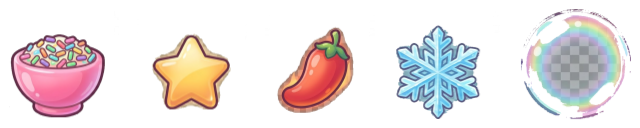
#> input picture scripts/_prev_attack.png, 640 x 128 px, given in place of combat_readability_atlas.png, which was not available
$ python pack-combat-readability.py
#> lines starting #> are read from the running program, lines starting #| are printed output that depends on the picture; after the words box and inside, x2 and y2 are one past the last pixel; in counts of white or black regions, pixels touching at a corner belong together; pictures that were not available may be replaced by others from this repository, and a replacement may not be noted
"""Mechanical crop/resize of retained ImageGen sprites; never paints source art."""
from pathlib import Path
import os,json,hashlib
import numpy as np
from PIL import Image,ImageDraw,ImageFont
ROOT=Path(__file__).resolve().parents[1];P=ROOT/'assets/incoming/combat_readability';OUT=ROOT/'assets/art/combat_readability';OUT.mkdir(parents=True,exist_ok=True)
R=Image.Resampling.LANCZOS
def save(im,p,fmt=None,**kw):
    tmp=p.with_suffix(p.suffix+'.tmp')
    with open(tmp,'wb') as f:im.save(f,format=fmt or 'PNG',**kw);f.flush();os.fsync(f.fileno())
    os.replace(tmp,p);Image.open(p).load()
atlas=Image.open(P/'originals/combat_readability_atlas.png').convert('RGBA');W,H=atlas.size;cw,ch=W//3,H//2
#> further down, atlas is the input picture: PIL image 640x128 RGBA; mean R, G, B, A 63.9, 55.2, 55.6, 80.4
#> after `W, H = atlas.size`: W = 640; H = 128
#> after `cw, ch = (W // 3, H // 2)`: cw = 213; ch = 64
jobs=[('cr_player_ring',128,64),('cr_warning_rim',256,256),('cr_elite_crest',64,64),('cr_crit_spark',64,64),('cr_windup',64,64),('cr_loot_glint',64,64)]
manifest=[];review=[]
for i,(key,w,h) in enumerate(jobs+[('cr_foe_bolt',128,128)]):
    raw=atlas.crop((i%3*cw,i//3*ch,i%3*cw+cw,i//3*ch+ch)) if i<6 else Image.open(P/'originals/combat_foe_bolt.png').convert('RGBA')
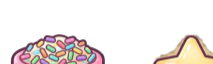
#> raw: PIL image 213x64 RGBA; mean R, G, B, A 48.4, 41.3, 38.5, 60.1; transparent parts drawn white
    hard=Image.fromarray((np.array(raw)[:,:,3]>180).astype('uint8')*255);bb=hard.getbbox();assert bb,key
#> after `hard = Image.fromarray((np.array(raw)[:, :, 3] > 180).astype('uint8') `:
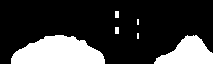
#> hard: PIL image 213x64 L; 23% white; 6 white regions (2 under 20 px), largest, box (x1, y1, x2, y2) and area: (11, 35, 105, 64) 2004, (154, 35, 213, 64) 1051, (115, 11, 119, 18) 28, (115, 27, 119, 34) 28
#> after `bb = hard.getbbox()`: bb = (11, 11, 213, 64)
    pad=round(max(bb[2]-bb[0],bb[3]-bb[1])*.08);crop=(bb[0]-pad,bb[1]-pad,bb[2]+pad,bb[3]+pad);part=raw.crop(crop)
#> after `pad = round(max(bb[2] - bb[0], bb[3] - bb[1]) * 0.08)`: pad = 16
#> after `crop = (bb[0] - pad, bb[1] - pad, bb[2] + pad, bb[3] + pad)`: crop = (-5, -5, 229, 80)
#> after `part = raw.crop(crop)`:
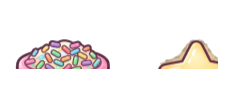
#> part: PIL image 234x85 RGBA; mean R, G, B, A 33.2, 28.3, 26.4, 41.2; transparent parts drawn white
    scale=min((w-4)/part.width,(h-4)/part.height);part=part.resize((round(part.width*scale),round(part.height*scale)),R)
#> after `scale = min((w - 4) / part.width, (h - 4) / part.height)`: scale = 0.53
#> after `part = part.resize((round(part.width * scale), round(part.height * sca`:
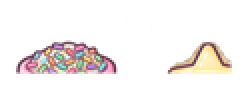
#> part: PIL image 124x45 RGBA (shown 2 times larger); mean R, G, B, A 43.3, 36.6, 34.6, 41.3; transparent parts drawn white
    im=Image.new('RGBA',(w,h));im.alpha_composite(part,((w-part.width)//2,(h-part.height)//2));save(im,P/(key+'.png'));save(im,OUT/(key+'.webp'),'WEBP',lossless=True,quality=95,method=6)
#> after `im = Image.new('RGBA', (w, h))`: im: PIL image 128x64 RGBA; every value is 0
#> after `im.alpha_composite(part, ((w - part.width) // 2, (h - part.height) // `:
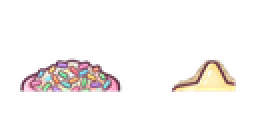
#> im: PIL image 128x64 RGBA (shown 2 times larger); mean R, G, B, A 29.5, 24.9, 23.6, 28.1; transparent parts drawn white
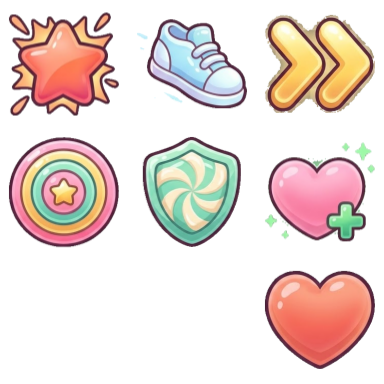
#> input picture scripts/_prev_passive.png, 384 x 384 px, given in place of cr_player_ring.png, which was not available
    a=np.array(im)[:,:,3];center=float(a[int(h*.45):int(h*.55),int(w*.45):int(w*.55)].mean()/255)
#> after `a = np.array(im)[:, :, 3]`:
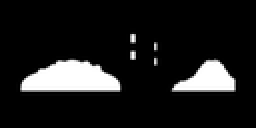
#> a: shape (64, 128) (shown 2 times larger); min 0, max 255, mean 28.1
#> after `center = float(a[int(h * 0.45):int(h * 0.55), int(w * 0.45):int(w * 0.`: center = 0.0457
#> (the run stopped early here; a loop or call above may not have finished)
